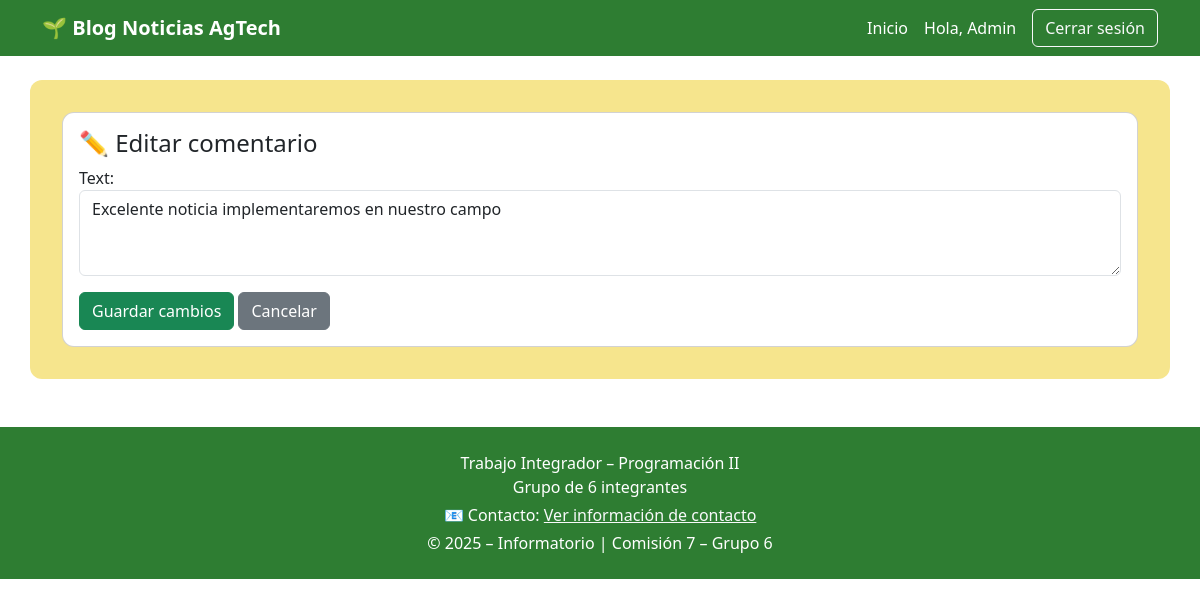
/posts/comentario/editar/8/ (signed in), run on the app's committed database.
### apps/autenticacion/models.py (models this page shows, shortened)
class Usuario(AbstractUser):
    rol = models.CharField(
        max_length=10,
        choices=Rol.choices,
        default=Rol.USUARIO
    )

### apps/posts/models.py (models this page shows, shortened)
class Comment(models.Model):
    post = models.ForeignKey(
        Post,
        on_delete=models.CASCADE,
        related_name='comments'
    )
    author = models.ForeignKey(
        settings.AUTH_USER_MODEL,
        on_delete=models.CASCADE
    )
    text = models.TextField()
    created_at = models.DateTimeField(auto_now_add=True)

### apps/posts/views.py (the view)
# urls.py: path('comentario/editar/<int:pk>/', views.edit_comment, name='editar_comentario'),
@login_required
def edit_comment(request, pk):
    comment = get_object_or_404(Comment, pk=pk)
    if not (request.user == comment.author or request.user.rol == 'admin'):
        return redirect('posts:detalle', pk=comment.post.pk)
    if request.method == 'POST':
        form = CommentForm(request.POST, instance=comment)
        if form.is_valid():
            form.save()
            return redirect('posts:detalle', pk=comment.post.pk)
    else:
        form = CommentForm(instance=comment)
    return render(request, 'posts/comment_edit.html', {
        'form': form,
        'comment': comment
    })

### apps/posts/forms.py
class CommentForm(forms.ModelForm):
    class Meta:
        model = Comment
        fields = ['text']
        widgets = {
            'text': forms.Textarea(attrs={
                'class': 'form-control',
                'rows': 3,
                'placeholder': 'Escribí tu comentario...'
            })
        }

### templates/posts/comment_edit.html (shortened to what this page needs)
{% extends 'base.html' %}
{% block content %}
<div class="card">
    <div class="card-body">
        <h4>✏️ Editar comentario</h4>
        <form method="post">
            {{ form.as_p }}
            <div class="mt-3">
                <button type="submit" class="btn btn-success">
                    Guardar cambios
                </button>
                <a href="{% url 'posts:detalle' comment.post.id %}"
                   class="btn btn-secondary">
                    Cancelar
                </a>
            </div>
        </form>
    </div>
</div>
{% endblock %}

### templates/modulos/navbar.html (shortened to what this page needs)
<header>
    <nav class="navbar navbar-expand-lg navbar-agtech">
        <div class="container">
            <a class="navbar-brand fw-bold" href="{% url 'inicio' %}">
                🌱 Blog Noticias AgTech
            </a>
            <div class="collapse navbar-collapse" id="navbarAgtech">
                <ul class="navbar-nav ms-auto align-items-lg-center">
                    <li class="nav-item">
                        <a class="nav-link" href="{% url 'inicio' %}">Inicio</a>
                    </li>
                    {% if user.is_authenticated %}
                        <li class="nav-item">
                            <span class="nav-link">
                                Hola, {{ user.username }}
                            </span>
                        </li>
                        <li class="nav-item">
                            <a class="btn btn-outline-light ms-lg-2"
                               href="{% url 'apps.autenticacion:confirmar_logout' %}">
                                Cerrar sesión
                            </a>
                        </li>
                    {% endif %}
                </ul>
            </div>
        </div>
    </nav>
</header>

### static/css/main.css (style rules this page uses)
:root { --agtech-green: #2e7d32; --agtech-yellow: #f6e58d; }
.navbar-agtech { background-color: #2e7d32; }
.navbar-agtech .navbar-brand, .navbar-agtech .nav-link { color: #ffffff !important; }
.card { border-radius: 12px; }

### data on the page
Usuario: username "Admin"
Comment: text "Excelente noticia implementaremos en nuestro campo"
